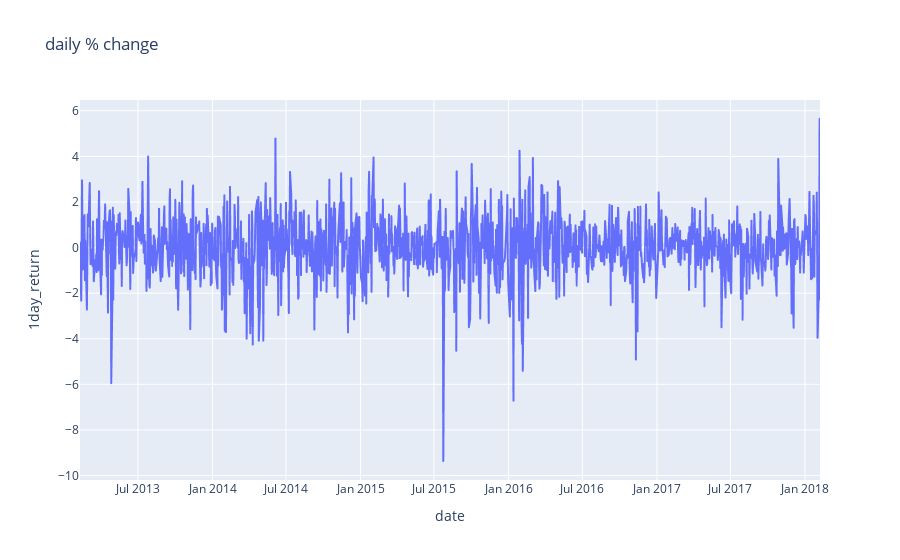

Notebook cell for this chart:
### Code cell
fig=px.line(df,x='date',y='1day_return',title='daily % change')
fig.show()

### Figure 1 — Plotly figure (JSON) as saved in the notebook; plotly's stock layout.template omitted (floating-point values rounded to 4 significant figures; data arrays with more than 128 entries replaced by an {"elided": "..."} marker saying what was removed)
{"data": [{"hovertemplate": "date=%{x}<br>1day_return=%{y}<extra></extra>", "legendgroup": "", "line": {"color": "#636efa", "dash": "solid"}, "marker": {"symbol": "circle"}, "mode": "lines", "name": "", "showlegend": false, "type": "scattergl", "x": {"elided": "1259 str values"}, "xaxis": "x", "y": {"elided": "1259 float values"}, "yaxis": "y"}], "layout": {"legend": {"tracegroupgap": 0}, "title": {"text": "daily % change"}, "xaxis": {"anchor": "y", "domain": [0, 1], "title": {"text": "date"}}, "yaxis": {"anchor": "x", "domain": [0, 1], "title": {"text": "1day_return"}}}}
